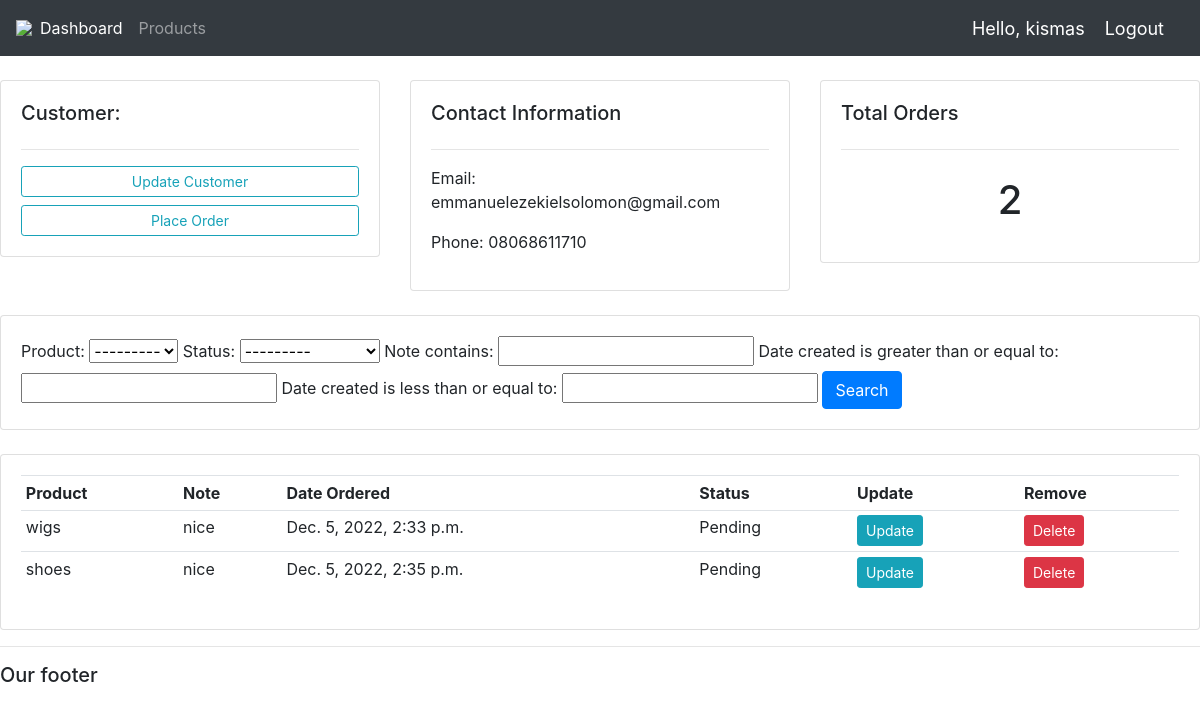
/customers/2/ (signed in), run on the app's committed database.
### khamy_app/models.py (models this page shows, shortened)
class Customer(models.Model):
    user = models.OneToOneField(User, null=True, blank=True, on_delete=models.CASCADE)
    name = models.CharField(max_length=200, null=True)
    phone = models.CharField(max_length=200, null=True)
    email = models.CharField(max_length=200, null=True)
    profile_pic = models.ImageField(default="profile2.png", null=True, blank=True)
    date_created = models.DateTimeField(max_length=200, null=True)

class Order(models.Model):
    STATUS = (
        ('Pending', 'Pending'),
        ('Out for delivery', 'Out for delivery'),
        ('Delivered', 'Delivered'),
    )
    customer = models.ForeignKey(Customer, null=True, on_delete= models.SET_NULL)
    product = models.ForeignKey(Product, null=True, on_delete= models.SET_NULL)
    date_created =  models.DateTimeField(max_length=200, null=True)
    status = models.CharField(max_length=200, null=True, choices=STATUS)
    note = models.CharField(max_length=1000, null=True)

class Product(models.Model):
    CATEGORY = (
        ('Indoor', 'Indoor'),
        ('Out Door', 'Out Door'),
    )
    name = models.CharField(max_length=200, null=True)
    price = models.FloatField(null=True)
    category = models.CharField(max_length=200, null=True, choices=CATEGORY)
    description = models.CharField(max_length=200, null=True, blank=True)
    date_created =  models.DateTimeField(max_length=200, null=True)
    tags = models.ManyToManyField(Tag)
    def __str__(self):
        return self.name

### khamy_app/decorators.py (the view)
        def wrapper_func(request, *args, **kwargs):
            group = None
            if request.user.groups.exists():
                group = request.user.groups.all()[0].name
            if group in allowed_roles:
                return view_func(request, *args, **kwargs)
            else:
                return HttpResponse('You are not authorized to view this page.')

### khamy_app/views.py (called while the page is built)
@login_required(login_url='login')
@allowed_users(allowed_roles=['admin'])
def customers(request, pk_test):
    customer = Customer.objects.get(id=pk_test)
    orders = customer.order_set.all()
    order_count = orders.count()
    myFilter = OrderFilter(request.GET, queryset=orders)
    orders = myFilter.qs
    context = {'customer':customer, 'orders':orders, 'order_count':order_count, 'myFilter':myFilter}
    return render(request, 'khamy_temp/customers.html', context) #returning customer.html from templates

### khamy_app/templates/khamy_temp/customers.html
{% extends 'khamy_temp/main.html' %}
{% block content %}
<br>
<div class="row">
    <div class="col-md">
        <div class="card card-body">
            <h5>Customer:</h5>
            <hr>
            <a class="btn btn-outline-info btn-sm btn-block" href="">Update Customer</a>
            <a class="btn btn-outline-info btn-sm btn-block" href="{% url 'create_order' customer.id %}">Place Order</a>
        </div>
    </div>
    <div class="col-md">
        <div class="card card-body">
            <h5>Contact Information</h5>
            <hr>
            <p>Email: {{customer.email}}</p>
            <p>Phone: {{customer.phone}}</p>
        </div>
    </div>
    <div class="col-md">
        <div class="card card-body">
            <h5>Total Orders</h5>
            <hr>
            <h1 style="text-align: center;padding: 10px;">{{order_count}}</h1>
        </div>
    </div>
</div>
<br>
<div class="row">
    <div class="col">
        <div class="card card-body">
            <form method="get">
                {{myFilter.form}}
                <button class="btn btn-primary" type="submit">Search</button>
            </form>
        </div>
    </div>
</div>
<br>
<div class="row">
    <div class="col-md">
        <div class="card card-body">
            <table class="table table-sm">
                <tr>
                    <th>Product</th>
                    <th>Note</th>
                    <th>Date Ordered</th>
                    <th>Status</th>
                    <th>Update</th>
                    <th>Remove</th>
                </tr>
                {% for order in orders %}
                <tr>
                    <td>{{order.product}}</td>
                    <td>{{order.note}}</td>
                    <td>{{order.date_created}}</td>
                    <td>{{order.status}}</td>
                    <td><a class="btn btn-sm btn-info" href="{% url 'update_order' order.id %}">Update</a></td>
                    <td><a class="btn btn-sm btn-danger" href="{% url 'delete_order' order.id %}">Delete</a></td>
                </tr>
                {% endfor %}
            </table>
        </div>
    </div>
</div>
{% endblock %}

### khamy_app/templates/khamy_temp/navbar.html (shortened to what this page needs)
{% load static %}
<nav class="navbar navbar-expand-lg navbar-dark bg-dark">
    <img src="{% static 'images/logo.png' %}">
    <div class="collapse navbar-collapse" id="navbarNavAltMarkup">
      {% if request.user.is_staff %}
      <div class="navbar-nav">
        <a class="nav-item nav-link active" href="{% url 'home' %}">Dashboard</a>
        <a class="nav-item nav-link" href="{% url 'products' %}">Products</a>
      </div>
      {% else %}
      <div class="nav-item">
        <a class="nav-link" href="{% url 'khamy_temp' %}">Settings</a>
      </div>
      {% endif %}
    </div>
    <span class="hello-msg">Hello, {{request.user}}</span>
    <span><a class="hello-msg" href="{% url 'logout' %}">Logout</a></span>
  </nav>

### static/css/main.css (style rules this page uses)
body { background-color: #ebeff5; }

### khamy_app/templates/khamy_temp/navbar.html (style rules this page uses)
.hello-msg { font-size: 18px; color: #fff; margin-right: 20px; }

### data on the page
Customer: email "emmanuelezekielsolomon@gmail.com", phone "08068611710"
Order: product "wigs", note "nice", date_created "Dec. 5, 2022, 2:33 p.m.", status "Pending"
Order: product "shoes", note "nice", date_created "Dec. 5, 2022, 2:35 p.m.", status "Pending"

### other printed values
{{ request.user }} "kismas"
{{ order_count }} "2"
